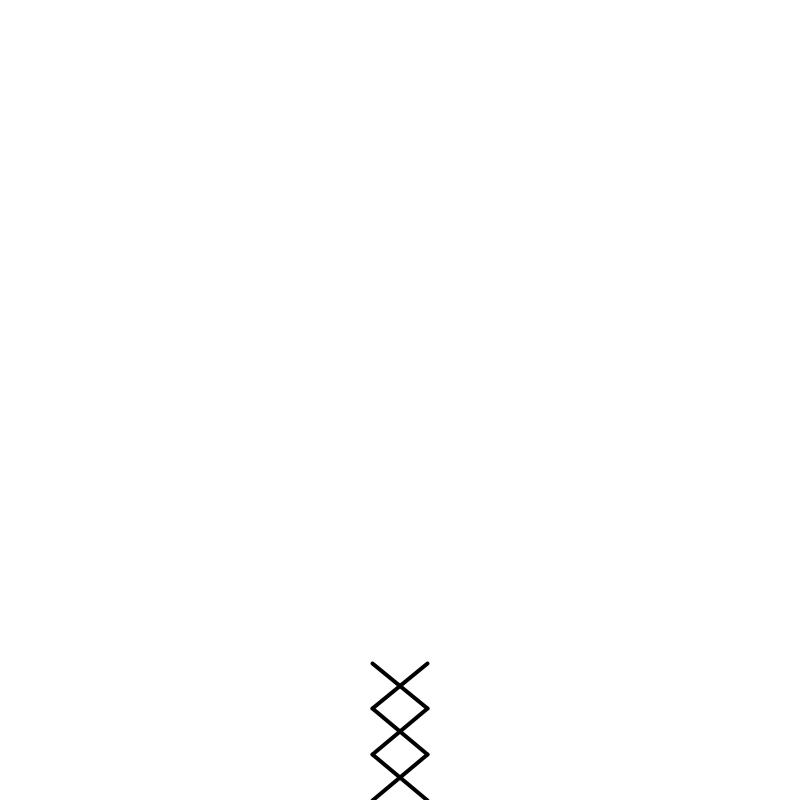
Frame 1 (no input)
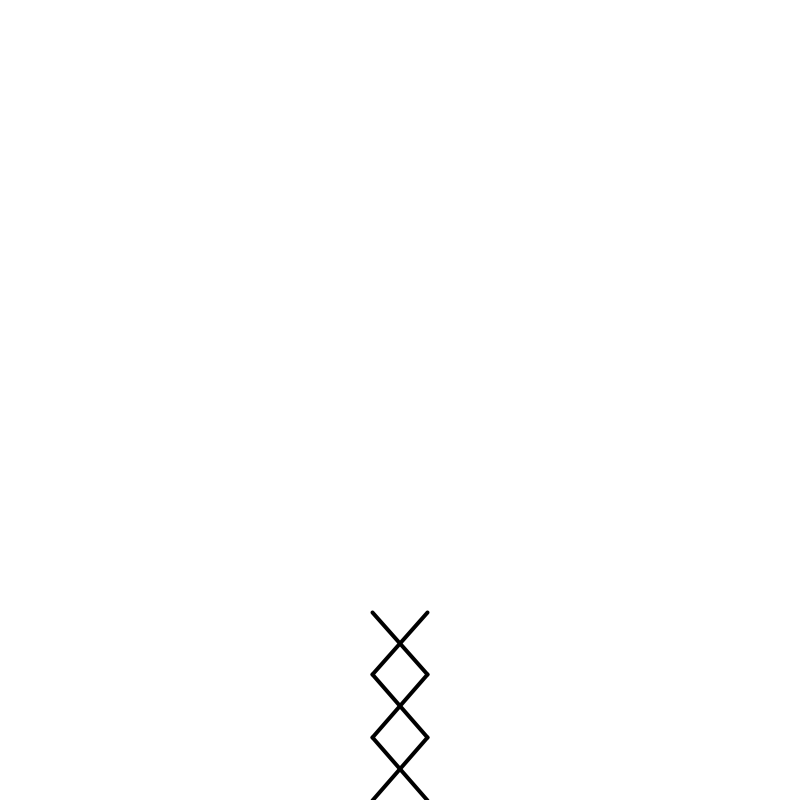
Frame 60 (the mouse pressed at the canvas centre just before this capture)
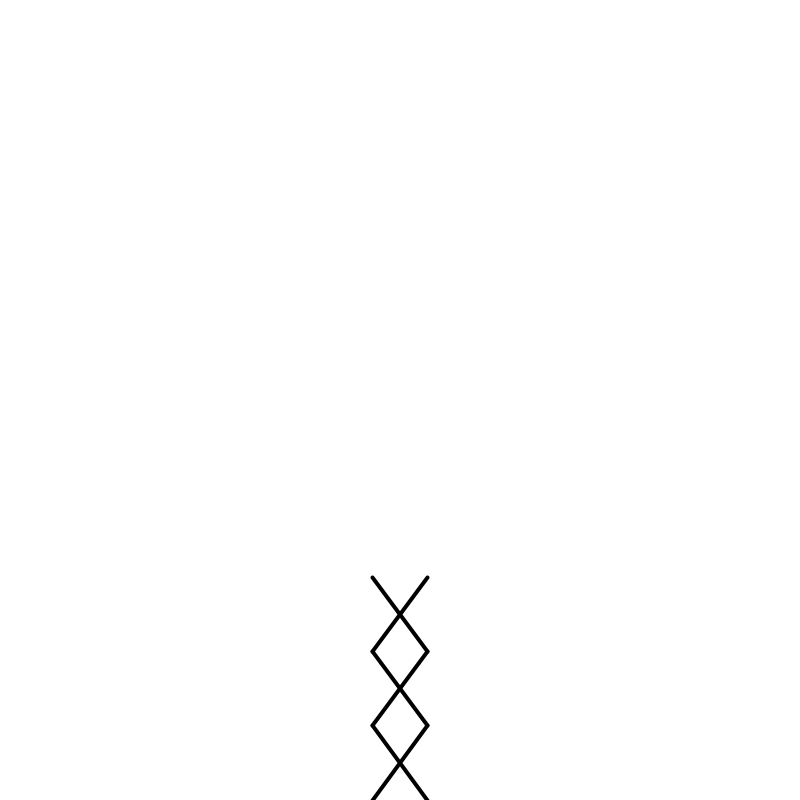
Frame 120 (the mouse held since frame 60 and released just before this capture)

The Processing sketch that drew these frames (run headless with seeded random() and noise(); from frame 60 on, the mouse is pressed at the canvas centre):

// Processing sketch: officeHours_221130a
// ── officeHours_221130a.pde
void setup(){
  // called once at the beginning
  size(800, 800); 
  strokeWeight(4);
}

void draw(){
  background(255);
  // called once per frame
  translate(width/2, height);
  
  float fluctuationY = sin(frameCount * .1) * 45;
  float fluctuationX = cos(frameCount * .1) * 3;
  
  float height0 = 0;
  float height1 = height0 - 50 + fluctuationY;
  float height2 = height1 - 50 + fluctuationY;
  float height3 = height2 - 50 + fluctuationY;
  
  float radius = 25 + fluctuationX;
  
  line(-radius, height0, radius, height1);
  line(radius, height0, -radius, height1);
  
  line(-radius, height1, radius, height2);
  line(radius, height1, -radius, height2);
  
  line(-radius, height2, radius, height3);
  line(radius, height2, -radius, height3);
 
  
  
}
